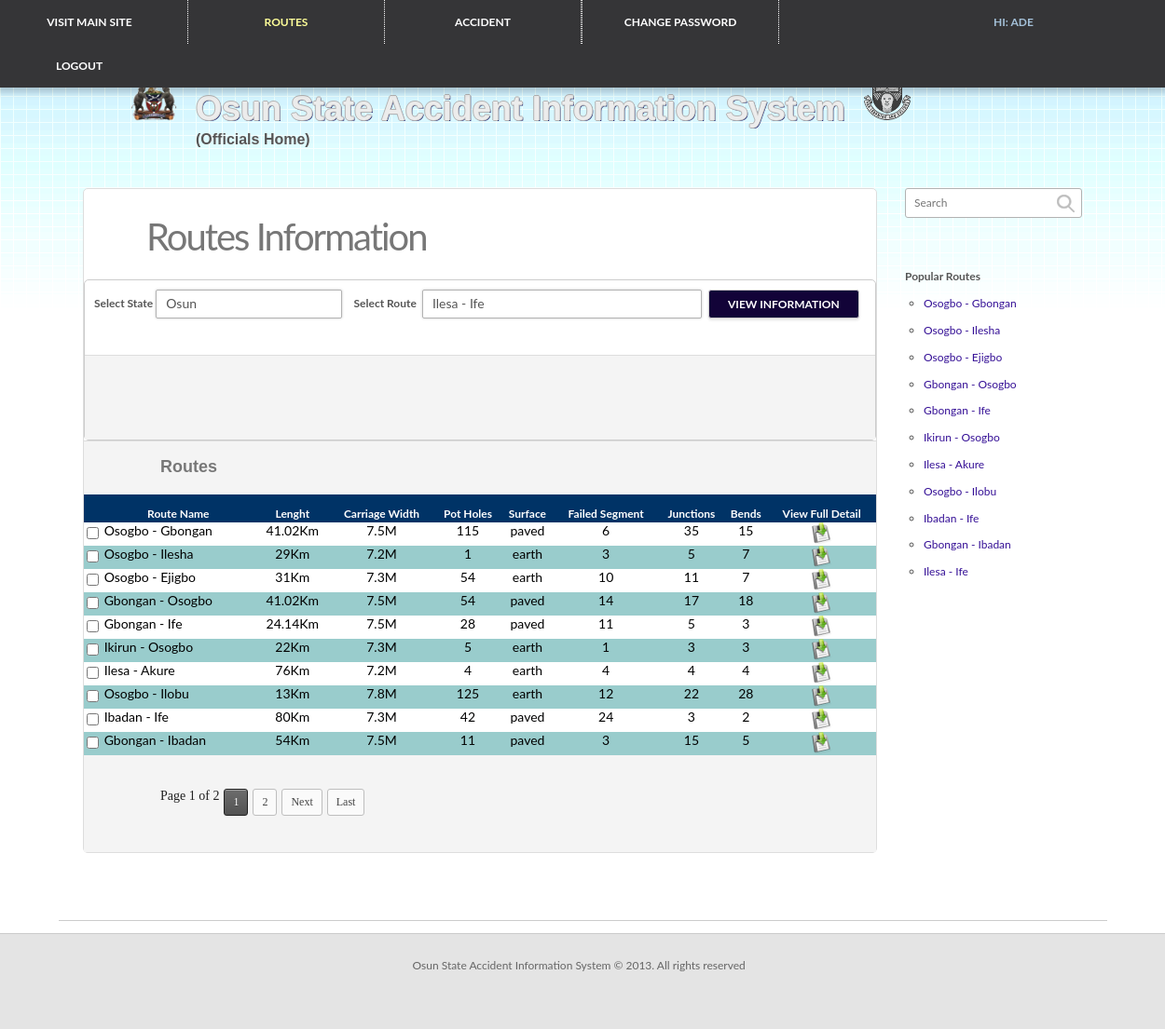
/officials/index.php (signed in), run on the app's committed database.
### tables this page shows
CREATE TABLE `routes` (
  `route_id` int(10) NOT NULL auto_increment,
  `route_name` varchar(50) NOT NULL,
  `pot_holes` int(10) NOT NULL,
  `route_length` double NOT NULL,
  `carriage_width` double NOT NULL,
  `surface` varchar(20) NOT NULL,
  `junctions` int(10) NOT NULL,
  `bends` int(10) NOT NULL,
  `failed_segment` int(10) NOT NULL,
  `state` varchar(50) NOT NULL,
  `fatality_rate` double default '0',
  `fatality_density` double default '0',
  `casualty_density` double default '0',
  `total_accidents` int(11) NOT NULL default '0',
  `dead` int(5) NOT NULL default '0',
  `injured` int(5) NOT NULL default '0',
  `casualty` int(5) NOT NULL default '0',
  PRIMARY KEY  (`route_id`)
);

### officials/index.php (the view, shortened to what this page needs)
<?php
include '../model/mysql.php';
$main=new mysql();
$routes=$main->loadRoutes();
$page = (int)(!isset($_GET["page"]) ? 1 : $_GET["page"]);
$limit =10;
$startpoint = ($page * $limit) - $limit;
$routz=$main->load_routes($page,$startpoint,$limit);
$pagination=isset($routz['pagination'])?$routz['pagination']:'';
$route_list=$routz['result'];
include '../save.php';
?>
<!DOCTYPE html>
<html >
<head>
        <link href="../css/css" rel="stylesheet" type="text/css">
       <link href="../pagination/css/pagination.css" rel="stylesheet" type="text/css" />
<link href="../pagination/css/B_Black.css" rel="stylesheet" type="text/css" />
<link href="css/css" rel="stylesheet" type="text/css">
        <link rel="stylesheet" href="../css/flick/jquery-ui-1.8.16.custom.css" type="text/css" />
                <link href="../css/style.css" media="all" rel="stylesheet" type="text/css">
<link href="../font/stylesheet.css" rel="stylesheet" type="text/css" />
<link href="../css/styles.css" rel="stylesheet" type="text/css" />
</head>
    <body >
 <div id="main-wrapper" style="padding-top: 47px; background: url('img/bg.png') repeat-x">
            <div id="main-wrapper-header">
     <header class="main-header">
    <div class="container-fluid">
 <nav class="main-nav" style="float:none">
   <ul>
     <li>
                                <a href="../index.php" fsource="loggedin_Buyer_home" style="color:#FFF; border-left:1px dotted  #fff; width:150px; margin-left:-40px" ><center>Visit Main Site</center></a>                            </li>
<li class="js-top-menu-sales">
<a href="" fsource="loggedin_Seller_ManageSales" style="color: #FFFF99; border-left:1px dotted  #fff; width:150px">
<center>Routes</center></a>                                </li>
<li class="js-top-menu-sales"><a href="accident.php" fsource="loggedin_Seller_ManageSales" style=" border-left:1px dotted  #fff; border-right:1px dotted  #fff; color:#FFF; width:150px"><center> Accident  </center>                                     </a>                                </li>
 <li class="js-top-menu-sales"><a href="change_password.php" fsource="loggedin_Seller_ManageSales" style=" border-left:1px dotted  #fff; border-right:1px dotted  #fff; color:#FFF; width:150px"><center> Change Password  </center>                                     </a>                                </li>
<li><a href="" style="color: #A4C1D9; margin-left:200px">     <center> Hi: <?php echo $_SESSION['official'][0]['username'] ?>                             </center> </a>                            </li>
                             <li> <a href="../logout.php" style="color: #fff; ">     <center> Logout                             </center> </a>                            </li>
                      </ul></nav></center>
    </div>
                </header>
</div>
<div class="main-content" style=" background: url('../img/bg.png') repeat-x" >
<div class="db-container container-fluid" style=" background: url('img/bg.png') repeat-x" ><br/><br/>
<div class="span7" style="margin-left:110px" >
			<div class="visible-desktop" id="icon">
				<img src="../img/icon.png" style="width:50px; height:50px; margin-top:4px" />
			</div>
			<div id="app-name">
				<h1 style="font-size:36px; margin-top:-15px " >Osun State Accident Information System&nbsp;&nbsp;<img src="../img/logo.png" width="50px" height="48px" />
                               </h1><br/>
                <h2 style="font-size:16px">(Officials Home)</h2><br/>
			</div>
            </div>
            <br/><br/>
                        <div class="row-fluid" style="width:1300px; padding-right:0px">
                            <div class="span12">
                            <aside class="db-sidebar">
                              <div class="db-sidebar-inner">
                                        <div class="db-search hint--left cf" data-hint="Search">
                                        <form name="frm" action="" >
                                            <input id="query" name="query" type="search" value=""  placeholder="Search">
                                            <input type="image" src="../images/btn-search-icon.png" alt="Go" class="btn-search" style="cursor: default !important;"><br/>
                                       </form> </div>
                                  <nav class="db-na"><br/><br/><br/>
                                  <p><b>Popular Routes</b></p><br/>
                                            <ol style="list-style:circle; padding-left:20px">
                                            <?php $i=0; foreach($routes as $rt){ if($i<12){ ?>
                                                <li ><a href="<?php echo "accident_info.php?id=".$rt['route_id']; ?>" fsource="loggedin_Inbox"><?php echo $rt['route_name'] ?></a></li><br/>
                                               <?php $i++; }} ?>
                                            </ol>
                                </nav>
                                  </div>
                          </aside>
                                <section class="db-content db-content-conversation-detail">
                                    <header class="db-header header-nobot cf">
                                        <h1 class="with-thumb">
                                            Routes Information</h1>
                                    </header>
                                    <div class="db-tabs-wrapper">
                                        <section class="db-conversation-discussion js-page-tab-content js-page-tab-discussion">
                                                <aside class="conversation-action">
                                         <form action="" class="button_to" method="post" name="frm1" >
    <div style="float:left"> <b>Select State</b>
    <select name="state" style=" width:200px" >
    <option value="osun" >Osun</option>
    </select> &nbsp;&nbsp; <b>Select Route</b>&nbsp;
    <select name="route" style=" width:300px">
<?php foreach($routes as $rt){ ?>
    <option value="<?php echo $rt['route_id'] ?>" selected ><?php echo $rt['route_name'] ?></option>
   <?php } ?>
    </select><input class="btn-standard"  style=" background:#120338; color:#FFFFFF" type="submit"  name="view_route" value="View Information" title="view route information" ></div></form>
  </aside>
<br/><br/>
  </section>
<article class="conv-message mine" id="message_34686812"><center><?php   ?></center>
<br/><br/>
 </div>
<article class="conv-message mine" id="message_34686812">
             <div class="msg-body">
          <h4 style="font-size:18px">Routes</h4><br/>
             <div class="msg-body">
         <p>
          <form name="d_form" action="" method="post" >
      <table style="background-color:#FFFFFF; color:#000000; margin-left:-82px; border-color:#FFFFFF "  width="850px" border="2px"  bordercolor="#FFFFFF">
         <tr style=" background: #003366; height:30px;  color: #fff; font-size:12px;    "  ><th>&nbsp;&nbsp;</th><th>Route Name</th><th>Lenght</th><th>Carriage Width</th><th>Pot Holes</th><th>Surface</th><th>Failed Segment</th><th>Junctions </th><th>Bends</th><th>View Full Detail</th></tr>
<?php $i=0;
foreach($route_list as $rt) {  $i++; ?>
<tr style=" height:25px; padding-top:10px" class="<?php echo ($i%2==0)?'odd':''  ?>" ><td><center><input type="checkbox" name="select[]" onClick="tick();" value="<?php echo $rt['route_id'] ?>"></center></td><td>&nbsp;<?php echo $rt['route_name'] ?></td><td><center><?php echo $rt['route_length'] ?>Km</center></td><td><center><?php echo $rt['carriage_width'] ?>M</center></td><td><center><?php echo  $rt['pot_holes'] ?></center></td><td><center><?php echo $rt['surface'] ?></center></td><td><center><?php echo $rt['failed_segment'] ?></center></td><td><center><?php echo $rt['junctions'] ?></center></td><td><center><?php echo $rt['bends'] ?></center></td><td><center><a href="info.php?id=<?php echo $rt['route_id'] ?>"><img src="../images/save.png" /></a></center></td></tr>
<?php } ?>
         </table><br/><br/>
         <?php
	   echo isset($pagination)?$pagination:''; ?><br/>
        </form>
</p>
 </div>
 </div>
 </article>
</div>
</div>
</div>
</div>
 </div>
 <?php include '../footer.php' ?>
</body></html>

### model/mysql.php (shortened to what this page needs)
<?php
final class mysql {
	public function __construct() {
		if (!$this->handle = mysql_connect(SERVER, USERNAME, PASSWORD)) {
      		exit('Error: Could not establish  connection to database using ' . USERNAME . '@' . SERVER);
    	}
  	}
  	private function query($sql) {
	$result=array();
	$resource=mysql_query($sql);
	if(@mysql_num_rows($resource)>0){
	 while($value=mysql_fetch_assoc($resource)){
	 $result[]=$value;
	 }
	 return $result;
	 }
	else return NULL;
  	}
	function load_routes($page,$startpoint=null,$limit=null){
	$sql="SELECT * FROM routes";
	$count=count($this->query($sql));
	$return['count']=$count;
$return['result']=($this->query($sql))?array_slice($this->query($sql),$startpoint,$limit):null;
$return['pagination']=$this->pagination($this->query($sql),$limit,$page);
return $return;
	}
	function pagination($result, $per_page ,$page, $url = '?'){
    	$total = count($result);
        $adjacents = "2";
    	$page = ($page == 0 ? 1 : $page);
    	$next = $page + 1;
        $lastpage = ceil($total/$per_page);
    	$pagination = "";
    	if($lastpage > 1)
    	{
    		$pagination .= "<ul class='pagination'>";
                    $pagination .= "<li class='details'>Page $page of $lastpage</li>";
    		if ($lastpage < 7 + ($adjacents * 2))
    		{
    			for ($counter = 1; $counter <= $lastpage; $counter++)
    			{
    				if ($counter == $page)
    					$pagination.= "<li><a class='current'>$counter</a></li>";
    				else
    					$pagination.= "<li><a href='{$url}page=$counter'>$counter</a></li>";
    			}
    		}
    		if ($page < $counter - 1){
    			$pagination.= "<li><a href='{$url}page=$next'>Next</a></li>";
                $pagination.= "<li><a href='{$url}page=$lastpage'>Last</a></li>";
    		}else{
    			$pagination.= "<li><a class='current'>Next</a></li>";
                $pagination.= "<li><a class='current'>Last</a></li>";
            }
    		$pagination.= "</ul>\n";
    	}
        return $pagination;
    }
	function loadRoutes(){
	$sql="SELECT * FROM routes";
	return $this->query($sql);
	}
}
?>

### footer.php (shortened to what this page needs)
<center> <hr width="90%"  align="center"/></center>
 <footer class="main-footer" style=" background: #E4E4E4; border-top: #CCCCCC solid 1px">
                <div class="container-fluid">
                    <div class="row-fluid">
                  <div class="span6"  style="margin-left:300px" align="center">
                            <div style=" color: #000000; font-size:12px" align="center" >
                                <p style="padding-left:250px; color:#666666"><p style=" color:#666666">Osun State Accident Information System &copy 2013. All rights reserved</p></p>
                            </div><br/><br/><br/>
                      </div>
 </div>
                </div>
            </footer>

### pagination/css/pagination.css (style rules this page uses)
ul.pagination { margin:0px; padding:0px; height:100%; overflow:hidden; font:12px 'Tahoma'; list-style-type:none; }
ul.pagination li.details { padding:0px 0px 0px 0px; font-size:14px; }
ul.pagination li { float:left; margin:0px; padding:0px; margin-left:5px; }
ul.pagination li:first-child { margin-left:0px; }
ul.pagination li a { color:black; display:block; text-decoration:none; padding:0px 0px 0px 0px; }

### pagination/css/B_black.css (style rules this page uses)
ul.pagination li.details { color:#202020; }
ul.pagination li a { border:solid 1px; border-radius:3px; -moz-border-radius:3px; -webkit-border-radius:3px; padding:6px 9px 6px 9px; }
ul.pagination li { padding-bottom:1px; }
ul.pagination li a:hover, ul.pagination li a.current { color:#FFFFFF; box-shadow:0px 1px #EDEDED; -moz-box-shadow:0px 1px #EDEDED; -webkit-box-shadow:0px 1px #EDEDED; text-shadow:0px 1px #3C3C3C; border-color:#202020; background:#525252; background:-moz-linear-gradient(top,#9F9F9F 1px,#6C6C6C 1px,#525252); background:-webkit-gradient(linear,0 0,0 100%,color-stop(0.02,#9F9F9F),color-stop(0.02,#6C6C6C),color-stop(1,#525252)); }
ul.pagination li a { color:#444444; border-color:#BEBEBE; background:#FAFAFA; }

### css/styles.css (style rules this page uses)
body { background: url('../img/bg.png') repeat-x; background-color: #fff; }
h1, h2, h3, h4, h5, h6 { text-shadow: white 0.02em 0.02em; font-family: 'QlassikBold', sans-serif; }
h2 { font-size: 2.3em; }
#icon { position: relative; float: left; margin-right: 20px; }
#app-name { position: relative; float: left; margin-top: 20px; margin-right: 20px; max-width:900px; }
#app-name h1 { font-size: 5.5em; font-size: 5.5em; color: #ECECEC; text-shadow: -1px 0 #B3B3B3, 0 1px #B3B3B3, 1px 0 #B3B3B3, 0 -1px #B3B3B3, #020763 0.03em 0.03em; }
.span7 { width:1100px; }

### officials/index.php (style rules this page uses)
.odd { background:#99CCCC; }
body { background: url('../img/bg.png') repeat-x; }

### data on the page
routes: route_name "Osogbo - Gbongan", route_length "41.02", carriage_width "7.5", pot_holes "115", surface "paved", failed_segment "6", junctions "35", bends "15"
routes: route_name "Osogbo - Ilesha", route_length "29", carriage_width "7.2", pot_holes "1", surface "earth", failed_segment "3", junctions "5", bends "7"
routes: route_name "Osogbo - Ejigbo", route_length "31", carriage_width "7.3", pot_holes "54", surface "earth", failed_segment "10", junctions "11", bends "7"
routes: route_name "Gbongan - Osogbo", route_length "41.02", carriage_width "7.5", pot_holes "54", surface "paved", failed_segment "14", junctions "17", bends "18"
routes: route_name "Gbongan - Ife", route_length "24.14", carriage_width "7.5", pot_holes "28", surface "paved", failed_segment "11", junctions "5", bends "3"
routes: route_name "Ikirun - Osogbo", route_length "22", carriage_width "7.3", pot_holes "5", surface "earth", failed_segment "1", junctions "3", bends "3"
routes: route_name "Ilesa - Akure", route_length "76", carriage_width "7.2", pot_holes "4", surface "earth", failed_segment "4", junctions "4", bends "4"
routes: route_name "Osogbo - Ilobu", route_length "13", carriage_width "7.8", pot_holes "125", surface "earth", failed_segment "12", junctions "22", bends "28"
routes: route_name "Ibadan - Ife", route_length "80", carriage_width "7.3", pot_holes "42", surface "paved", failed_segment "24", junctions "3", bends "2"
routes: route_name "Gbongan - Ibadan", route_length "54", carriage_width "7.5", pot_holes "11", surface "paved", failed_segment "3", junctions "15", bends "5"
routes: route_name "Ilesa - Ife"

### other printed values
$_SESSION['official'][0]['username'] "ADE"
$page "1"
$lastpage "2"
form field route "Ilesa - Ife"
